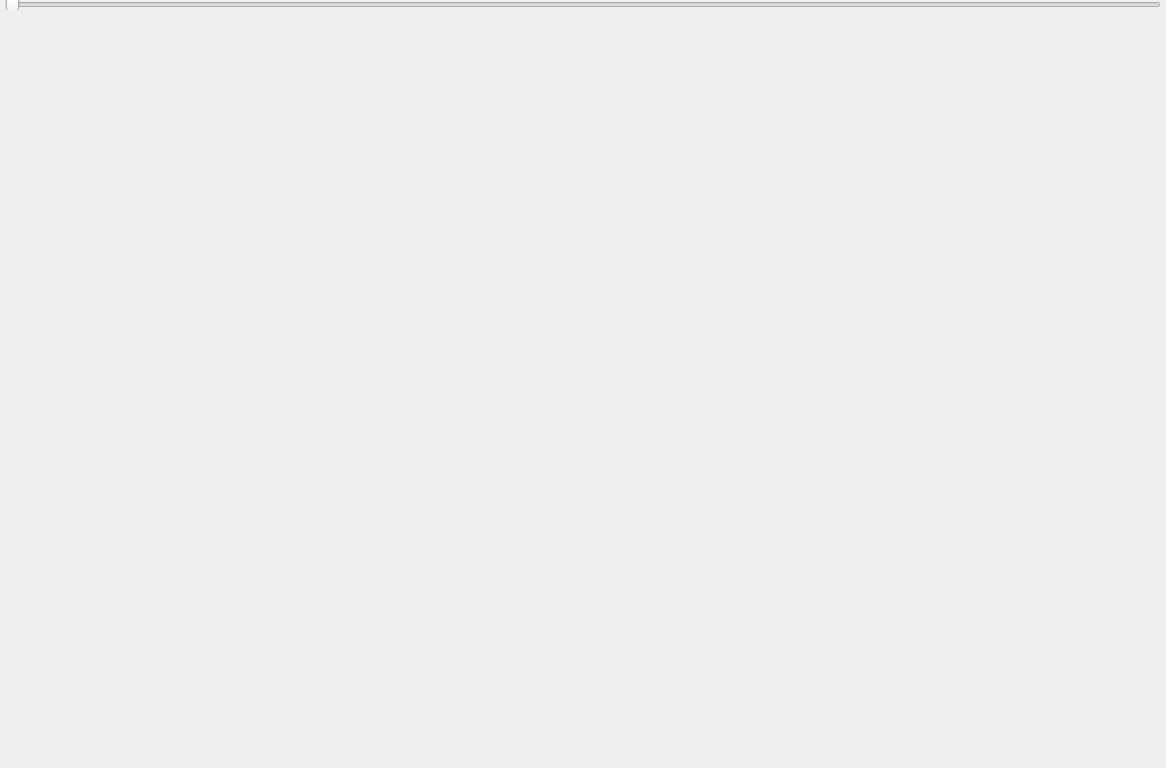
<?xml version="1.0" encoding="UTF-8"?>
<ui version="4.0">
 <class>PolygonalPerceptionClass</class>
 <widget class="QWidget" name="PolygonalPerceptionClass">
  <property name="geometry">
   <rect>
    <x>0</x>
    <y>0</y>
    <width>1166</width>
    <height>768</height>
   </rect>
  </property>
  <property name="windowTitle">
   <string>PolygonalPerception</string>
  </property>
  <layout class="QVBoxLayout" name="verticalLayout">
   <property name="spacing">
    <number>0</number>
   </property>
   <property name="leftMargin">
    <number>5</number>
   </property>
   <property name="topMargin">
    <number>0</number>
   </property>
   <property name="rightMargin">
    <number>5</number>
   </property>
   <property name="bottomMargin">
    <number>0</number>
   </property>
   <item>
    <widget class="QSlider" name="frameSlider">
     <property name="sizePolicy">
      <sizepolicy hsizetype="Expanding" vsizetype="Fixed">
       <horstretch>0</horstretch>
       <verstretch>0</verstretch>
      </sizepolicy>
     </property>
     <property name="minimumSize">
      <size>
       <width>0</width>
       <height>10</height>
      </size>
     </property>
     <property name="maximumSize">
      <size>
       <width>16777215</width>
       <height>10</height>
      </size>
     </property>
     <property name="focusPolicy">
      <enum>Qt::ClickFocus</enum>
     </property>
     <property name="maximum">
      <number>999</number>
     </property>
     <property name="pageStep">
      <number>100</number>
     </property>
     <property name="orientation">
      <enum>Qt::Horizontal</enum>
     </property>
    </widget>
   </item>
   <item>
    <widget class="QWidget" name="centralWidget" native="true">
     <property name="sizePolicy">
      <sizepolicy hsizetype="Preferred" vsizetype="Expanding">
       <horstretch>0</horstretch>
       <verstretch>0</verstretch>
      </sizepolicy>
     </property>
    </widget>
   </item>
  </layout>
 </widget>
 <layoutdefault spacing="6" margin="11"/>
 <resources/>
 <connections/>
</ui>
